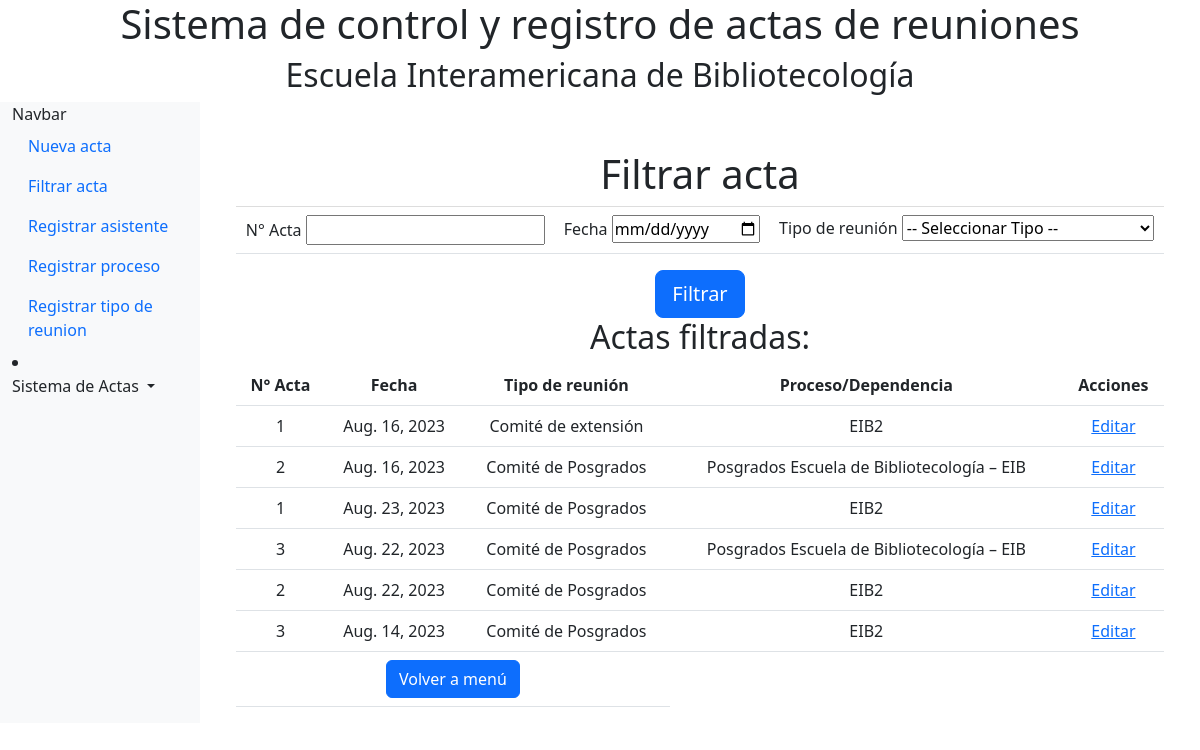
Page /app_registro/filter-acts/ on the earlier database version.
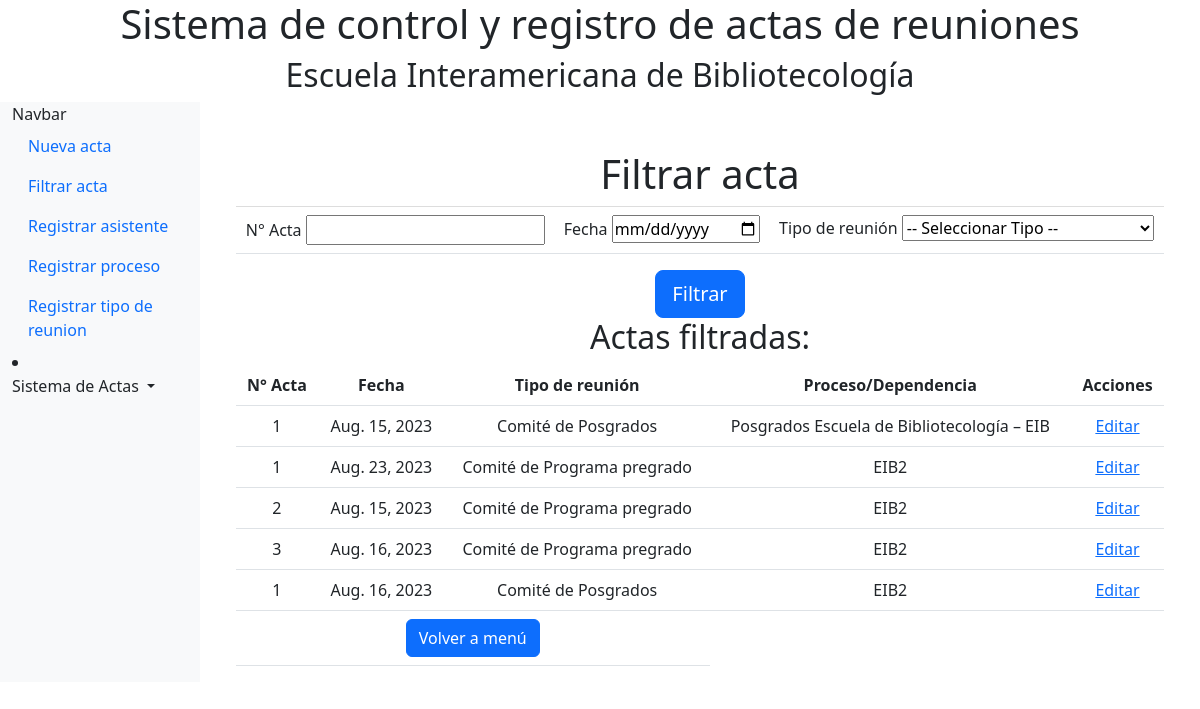
Same page on the later database version.
### app_registro/models.py (models this page shows, shortened)
class Act(models.Model):
    pub_date = models.DateField()
    process_text = models.ForeignKey(Dependece,on_delete =models.CASCADE,default=None)
    type_meet = models.ForeignKey(Typemeet,on_delete =models.CASCADE,default=None)
    hour = models.TimeField(null=True, default=None)
    next_meet = models.DateField(null=True, default=None)
    next_hour = models.TimeField(null=True, default=None)
    place = models.CharField(max_length=200, editable=True)
    next_place = models.CharField(max_length=200,null=True, default=None)
    ident = models.IntegerField(null=True, default=None)
    send = models.BooleanField(null=True, default=None)

class Typemeet(models.Model):
    name = models.CharField(max_length=200)

class Dependece(models.Model):
    cod = models.CharField(max_length=200,null=True)
    name = models.CharField(max_length=200,null=True)

### app_registro/views.py (the view)
# urls.py: path('filter-acts/', views.filter_acts, name='filter_acts'),
def filter_acts(request):
    ident = request.POST.get('ident')
    date = request.POST.get('date')
    type_meet = request.POST.get('type_meet')
    acts = Act.objects.all()
    if ident:
        acts = acts.filter(ident=ident)
    if date:
        acts = acts.filter(pub_date=date)
    if type_meet:
        acts = acts.filter(type_meet=type_meet)
    typemeets = Typemeet.objects.all()
    Dependeces = Dependece.objects.all()
    context = {
        'acts': acts,
        'typemeets': typemeets,
        'Dependeces': Dependeces,
    }
    return render(request, 'app_registro/filter_acts.html', context)

### Templates/app_registro/filter_acts.html (shortened to what this page needs)
{% extends 'base.html' %}
{% block content %}
<main class="col-md-9 ms-sm-auto col-lg-10 px-md-4">
<div class="container mt-5">
  <div class="text-center">
    <h1>Filtrar acta</h1>
    <form method="post">
      <table class="table text-center">
        <td >
      <div>
        <label for="ident">N° Acta</label>
        <input type="text" name="ident" id="ident">
      </div>
    </td >
    <td >
      <div>
        <label for="date">Fecha</label>
        <input type="date" name="date" id="date">
      </div>
    </td >
    <td >
      <div>
        <label for="type_meet">Tipo de reunión</label>
        <select name="type_meet" id="type_meet">
          <option value="">-- Seleccionar Tipo --</option>
        </select>
      </div>
    </td >
    </table>
      <div>
        <button type="submit" class="btn btn-primary btn-lg btn-block">Filtrar</button>
      </div>
    </form>
    <h2>Actas filtradas:</h2>
    <table class="table text-center">
      <thead>
        <tr>
          <th>N° Acta</th>
          <th>Fecha</th>
          <th>Tipo de reunión</th>
          <th>Proceso/Dependencia</th>
          <th>Acciones</th>
        </tr>
      </thead>
      <tbody>
        {% for act in acts %}
          <tr>
            <td>{{ act.ident }}</td>
            <td>{{ act.pub_date }}</td>
            <td>{{ act.type_meet.name }}</td>
            <td>{{ act.process_text.name }}</td>
            <td><a href="{% url 'edit_act' act.pk %}">Editar</a></td>
          </tr>
        {% empty %}
          <tr>
            <td colspan="5">No se encontraron actas.</td>
          </tr>
        {% endfor %}
      </tbody>
      <td colspan="3" class="text-center">
        <a href="{% url 'menu' %}" class="btn btn-primary">Volver a menú</a>
      </td>
    </table>
  </div>
</div>
</main>
{% endblock %}

Differences in the rows shown:
removed Act: ident "1", pub_date "Aug. 16, 2023", type_meet.name "Comité de extensión", process_text.name "EIB2"
removed Act: ident "2", pub_date "Aug. 16, 2023", type_meet.name "Comité de Posgrados", process_text.name "Posgrados Escuela de Bibliotecología – EIB"
removed Act: ident "1", pub_date "Aug. 23, 2023", type_meet.name "Comité de Posgrados", process_text.name "EIB2"
removed Act: ident "3", pub_date "Aug. 22, 2023", type_meet.name "Comité de Posgrados", process_text.name "Posgrados Escuela de Bibliotecología – EIB"
removed Act: ident "2", pub_date "Aug. 22, 2023", type_meet.name "Comité de Posgrados", process_text.name "EIB2"
removed Act: ident "3", pub_date "Aug. 14, 2023", type_meet.name "Comité de Posgrados", process_text.name "EIB2"
added Act: ident "1", pub_date "Aug. 15, 2023", type_meet.name "Comité de Posgrados", process_text.name "Posgrados Escuela de Bibliotecología – EIB"
added Act: ident "1", pub_date "Aug. 23, 2023", type_meet.name "Comité de Programa pregrado", process_text.name "EIB2"
added Act: ident "2", pub_date "Aug. 15, 2023", type_meet.name "Comité de Programa pregrado", process_text.name "EIB2"
added Act: ident "3", pub_date "Aug. 16, 2023", type_meet.name "Comité de Programa pregrado", process_text.name "EIB2"
added Act: ident "1", pub_date "Aug. 16, 2023", type_meet.name "Comité de Posgrados", process_text.name "EIB2"
